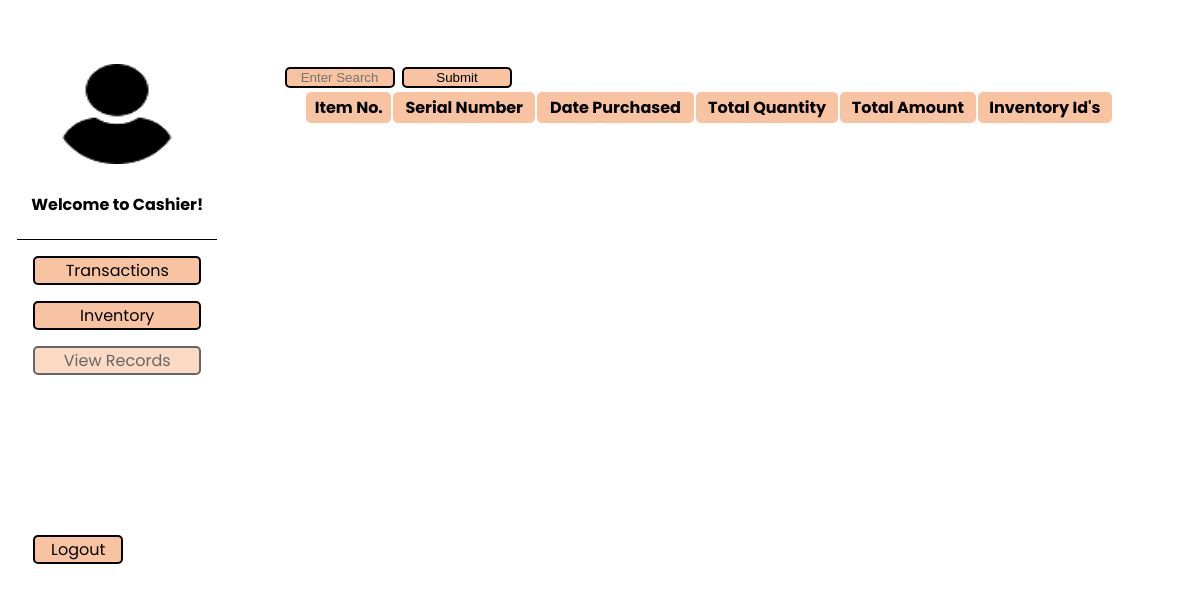
/view_orders/viewitem.php, run on an earlier commit of the app's database.
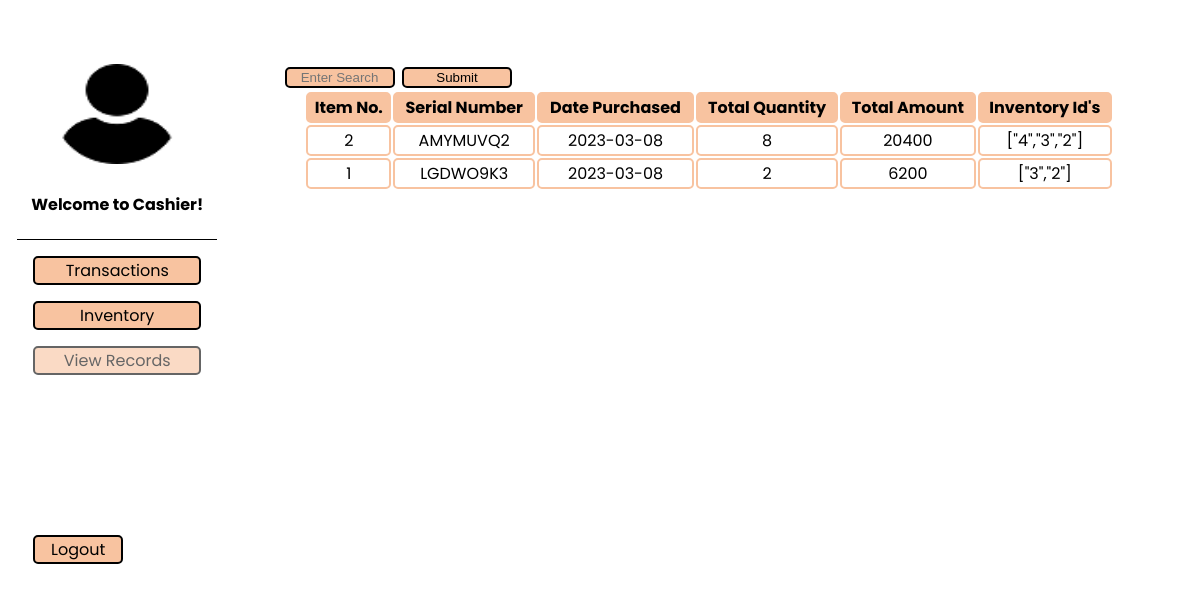
And on a later commit of the database.
### tables this page shows
CREATE TABLE `tbl_orders` (
  `order_id` int(50) NOT NULL,
  `order_date` varchar(50) NOT NULL,
  `total_quantity` int(50) NOT NULL,
  `total_amount` int(50) NOT NULL,
  `inventory_ids` varchar(2000) NOT NULL,
  `serial_number` varchar(50) NOT NULL
);

### view_orders/viewitem.php (the view, shortened to what this page needs)
<?php
include "../dbcon.php";
$search = $_GET['search'] ?? '';
if ($search) {
    $statement = $pdo->prepare('SELECT * FROM tbl_orders where serial_number like :INAME ORDER BY order_id desc');
    $statement->bindValue(':INAME', "%$search%");
} else {
    $statement = $pdo->prepare('SELECT * FROM tbl_orders ORDER BY order_id desc');
}
$statement->execute();
$row = $statement->fetchAll(PDO::FETCH_ASSOC);
?>
<!DOCTYPE html>
<html lang="en">
  <head>
    <link rel="stylesheet" href="../css/index.css" />
  </head>
  <body>
    <div class="admin-main">
      <div class="admin-image">
        <img
          src="../images/logoo.png"
          alt="admin logo"
          width="120"
          height="100"
        />
        <?php if ($_SESSION["Roles"] == 'admin'): ?>
          <h4>Welcome to Admin!</h4>
        <?php else: ?>
          <h4>Welcome to Cashier!</h4>
        <?php endif;?>
      </div>
      <ul>
        <li><a href="../order/order.php">Transactions</a></li>
        <li><a href="../inventory/inventory.php">Inventory</a></li>
        <li class="disabled" ><a href="">View Records</a></li>
        <li class="logout"><a href="../logout.php">Logout</a></li>
      </ul>
    </div>
    <div class="admin-contents">
      <div class="admin-tables">
        <div class="admin-select">
          <form action="" method="get">
		  	<input type="text"
			class="form-control"
			name="search"
			placeholder="Enter Search"
			value="<?php echo $search; ?>">
            <input type="submit" value="Submit" />
          </form>
        </div>
        <table class="inventory">
        <tr>
            <th>Item No.</th>
            <th>Serial Number</th>
            <th>Date Purchased</th>
            <th>Total Quantity</th>
            <th>Total Amount</th>
            <th>Inventory Id's</th>
        </tr>
		  <?php foreach ($row as $i => $item):?>
        <tr>
			<td><?php echo $item['order_id']; ?></td>
			<td><?php echo $item['serial_number']; ?></td>
			<td><?php echo $item['order_date']; ?></td>
			<td><?php echo $item['total_quantity']; ?></td>
			<td><?php echo $item['total_amount']; ?></td>
			<td><?php echo $item['inventory_ids']; ?></td>
        </tr>
        <?php endforeach;?>
        </table>
      </div>
    </div>
  </body>
</html>

### css/index.css (style rules this page uses)
* { box-sizing: border-box; }
body { box-sizing: border-box; margin: 0.5rem; margin-top: 4rem; font-family: 'Poppins', sans-serif; display: flex; justify-content: space-around; }
.disabled { pointer-events:none; opacity: 0.6; }
.admin-main ul { list-style-type: none; margin: 0; padding: 0; width: 200px; }
.admin-main li a { display: block; color: #000; text-decoration: none; }
.admin-main li { text-align: center; margin: 1rem; border: 2px solid black; border-radius: 5px; background-color: rgb(248, 195, 160); }
.admin-main .admin-image { width: 200px; text-align: center; border-bottom: 1px solid black; }
.admin-main .logout { margin-top: 10rem; width: 90px; }
.admin-contents { width: 80%; }
.admin-tables { width: 90%; margin: auto; }
.admin-select input { width: 110px; list-style-type: none; text-align: center; margin: 0.1rem; border: 2px solid black; border-radius: 5px; background-color: rgb(248, 195, 160); }
.inventory { width: 95%; margin: auto; text-align: center; }
.inventory th, td { border-collapse: separate; border: 2px solid rgb(248, 195, 160); border-radius: 5px; text-align: center; }
.inventory th { background-color: rgb(248, 195, 160); color: black; }

What changed in the data, as far as the page shows it:
added tbl_orders: order_id "2", serial_number "AMYMUVQ2", order_date "2023-03-08", total_quantity "8", total_amount "20400", inventory_ids "[\"4\",\"3\",\"2\"]"
added tbl_orders: order_id "1", serial_number "LGDWO9K3", order_date "2023-03-08", total_quantity "2", total_amount "6200", inventory_ids "[\"3\",\"2\"]"
